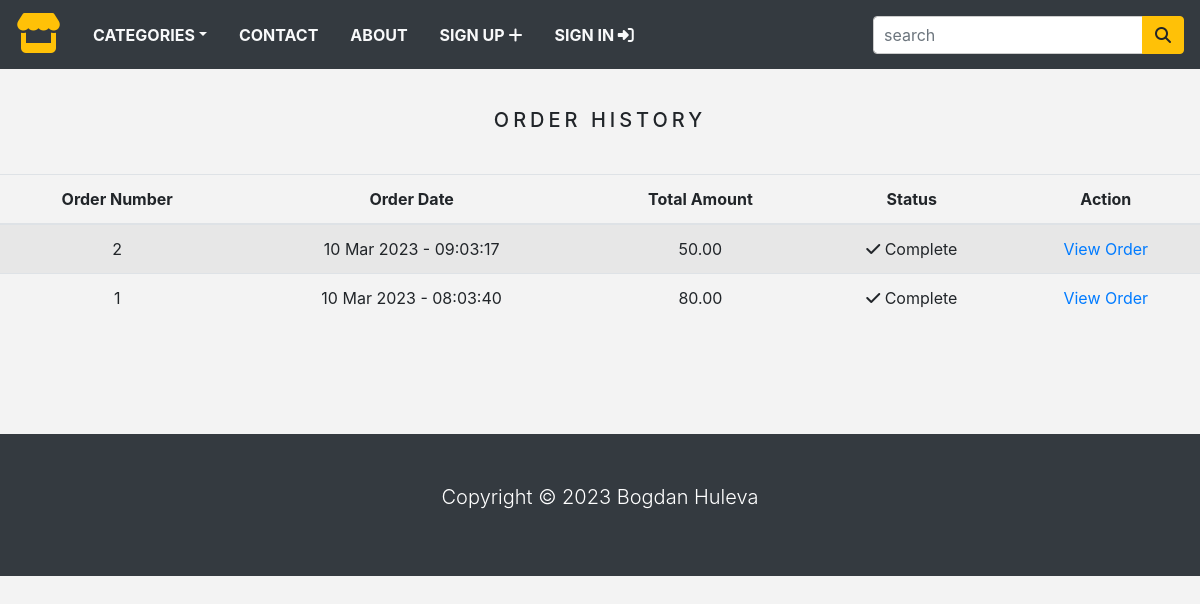
Screenshot of /order_history/ (signed in) with the database file from the repository.
### store/models.py (models this page shows, shortened)
class Order(models.Model):
    token = models.CharField(max_length=250, blank=True)
    total = models.DecimalField(max_digits=10, decimal_places=2, verbose_name='MXN Order Total')
    emailAddress = models.EmailField(max_length=250, blank=True, verbose_name='Email Address')
    created = models.DateTimeField(auto_now_add=True)
    billingName = models.CharField(max_length=250, blank=True)
    billingAddress1 = models.CharField(max_length=250, blank=True)
    billingCity = models.CharField(max_length=250, blank=True)
    billingPostcode = models.CharField(max_length=250, blank=True)
    billingCountry = models.CharField(max_length=250, blank=True)
    shippingName = models.CharField(max_length=250, blank=True)
    shippingAddress1 = models.CharField(max_length=250, blank=True)
    shippingCity = models.CharField(max_length=250, blank=True)
    shippingPostcode = models.CharField(max_length=250, blank=True)
    shippingCountry = models.CharField(max_length=250, blank=True)
    class Meta:
        db_table = 'Order'
        ordering = ['-created']

### store/views.py (the view)
# urls.py: path('order_history/', views.orderHistory, name='order_history'),
@login_required(redirect_field_name='next', login_url='signin')
def orderHistory(request):
    if request.user.is_authenticated:
        email = str(request.user.email)
        order_details = Order.objects.filter(emailAddress=email)
    return render(request, 'orders_list.html', {'order_details': order_details})

### store/context_processors.py (called while the page is built)
def counter(request):
    item_count = 0
    if 'admin' in request.path:
        return {}
    else:
        try:
            cart = Cart.objects.filter(cart_id=_cart_id(request))
            cart_items = CartItem.objects.all().filter(cart=cart[:1])
            for cart_item in cart_items:
                item_count += cart_item.quantity
        except Cart.DoesNotExist:
            item_count = 0
    return dict(item_count = item_count)

def menu_links(request):
    links = Category.objects.all()
    return dict(links=links)

### store/models.py (called while the page is built)
    def get_url(self):
        return reverse('products_by_category', args=[self.slug])

### store/views.py (called while the page is built)
def _cart_id(request):
    cart = request.session.session_key
    if not cart:
        cart = request.session.create()
    return cart

### store/templates/orders_list.html (shortened to what this page needs)
{% extends 'base.html' %}
{% load static %}
{% block content %}
    <div class="text-center">
        <br>
        <h1 class="text-center product_title">
            Order History
        </h1>
        <br>
        {% if order_details %}
            <table class="table table-striped">
                <thead>
                    <tr>
                        <th>Order Number</th>
                        <th>Order Date</th>
                        <th>Total Amount</th>
                        <th>Status</th>
                        <th>Action</th>
                    </tr>
                </thead>
                <tbody>
                    {% for order in order_details %}
                        <tr>
                            <td>{{ order.id }}</td>
                            <td>{{ order.created|date:"d M Y - H:m:s" }}</td>
                            <td>{{ order.total }}</td>
                            <td><i class="fa-solid fa-check"></i>&nbsp;Complete</td>
                            <td><a href="{% url 'order_detail' order.id %}">View Order</a></td>
                        </tr>
                    {% endfor %}
                </tbody>
            </table>
        {% else %}
            <p>You have not placed any orders yet.</p>
                <br><br>
                <a href="{% url 'home' %}" class="btn btn-secondary">Continue shopping</a>
        {% endif %}
    </div>
    <br><br>
{% endblock %}

### store/static/css/base.css (style rules this page uses)
body { background: #f3f3f3; }
.product_title { font-size: 20px; text-transform: uppercase; letter-spacing: .2em; padding-top: 15px; padding-bottom: 10px; }

### rows the page displays
Order: id "2", created "10 Mar 2023 - 09:03:17", total "50.00"
Order: id "1", created "10 Mar 2023 - 08:03:40", total "80.00"
